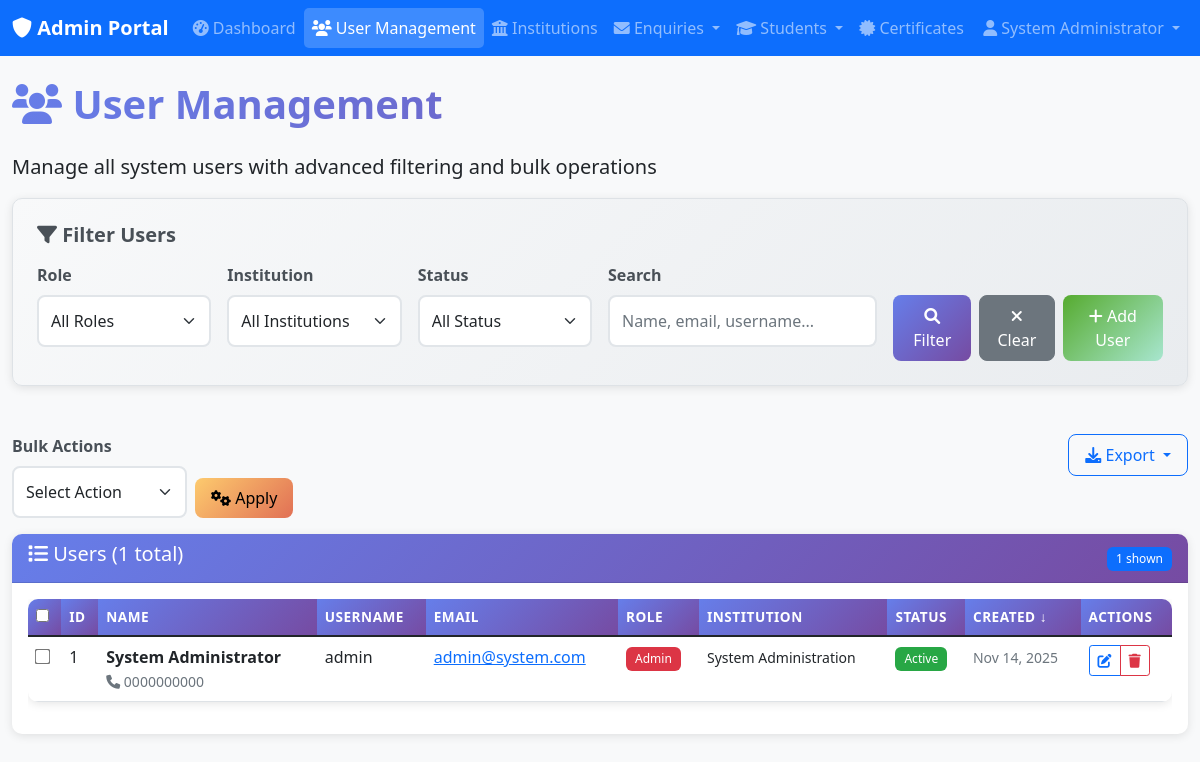
Page /public/admin/users.php (signed in) on the committed database.
### tables this page shows
CREATE TABLE users (
    id INT PRIMARY KEY AUTO_INCREMENT,
    username VARCHAR(50) UNIQUE NOT NULL,
    password_hash VARCHAR(255) NOT NULL,
    role ENUM('admin', 'faculty', 'enquirer') NOT NULL,
    institution_id INT NULL,
    full_name VARCHAR(100) NOT NULL,
    email VARCHAR(100) UNIQUE NOT NULL,
    phone VARCHAR(20),
    is_active BOOLEAN DEFAULT TRUE,
    created_at TIMESTAMP DEFAULT CURRENT_TIMESTAMP,
    updated_at TIMESTAMP DEFAULT CURRENT_TIMESTAMP ON UPDATE CURRENT_TIMESTAMP,
    last_login TIMESTAMP NULL,
    FOREIGN KEY (institution_id) REFERENCES institutions(id) ON DELETE SET NULL
);

CREATE TABLE institutions (
    id INT PRIMARY KEY AUTO_INCREMENT,
    name VARCHAR(100) NOT NULL,
    code VARCHAR(20) UNIQUE NOT NULL,
    address TEXT,
    phone VARCHAR(20),
    email VARCHAR(100),
    established_date DATE,
    is_active BOOLEAN DEFAULT TRUE,
    created_at TIMESTAMP DEFAULT CURRENT_TIMESTAMP,
    updated_at TIMESTAMP DEFAULT CURRENT_TIMESTAMP ON UPDATE CURRENT_TIMESTAMP
);

### public/admin/users.php (the view, shortened to what the rows shown need)
<?php
require_once __DIR__ . '/../../includes/auth_check_admin.php';
$sort_by = $_GET['sort_by'] ?? 'created_at';
$sort_order = $_GET['sort_order'] ?? 'DESC';
$page = max(1, (int)($_GET['page'] ?? 1));
$per_page = 25;
$filters = [];
$users = getFilteredUsers($filters, $sort_by, $sort_order, $page, $per_page);
?>
<div class="row">
    <div class="col-12">
        <h1 class="text-gradient mb-4">
            <i class="fas fa-users"></i> User Management
        </h1>
    </div>
</div>
<div class="row">
    <div class="col-12">
        <div class="card">
            <div class="card-body">
                <?php if (empty($users)): ?>
                    <div class="text-center py-4">
                        <i class="fas fa-users fa-3x text-muted mb-3"></i>
                        <h5 class="text-muted">No Users Found</h5>
                        <p class="text-muted">No users match your current filters.</p>
                    </div>
                <?php else: ?>
                    <div class="table-responsive">
                        <table class="table table-hover">
                            <thead>
                                <tr>
                                    <th>
                                        <input type="checkbox" id="selectAll" onchange="toggleSelectAll()">
                                    </th>
                                    <th>
                                        <a href="?<?php echo http_build_query(array_merge($_GET, ['sort_by' => 'id', 'sort_order' => $sort_by === 'id' && $sort_order === 'ASC' ? 'DESC' : 'ASC'])); ?>">
                                            ID <?php echo $sort_by === 'id' ? ($sort_order === 'ASC' ? '↑' : '↓') : ''; ?>
                                        </a>
                                    </th>
                                    <th>
                                        <a href="?<?php echo http_build_query(array_merge($_GET, ['sort_by' => 'full_name', 'sort_order' => $sort_by === 'full_name' && $sort_order === 'ASC' ? 'DESC' : 'ASC'])); ?>">
                                            Name <?php echo $sort_by === 'full_name' ? ($sort_order === 'ASC' ? '↑' : '↓') : ''; ?>
                                        </a>
                                    </th>
                                    <th>
                                        <a href="?<?php echo http_build_query(array_merge($_GET, ['sort_by' => 'username', 'sort_order' => $sort_by === 'username' && $sort_order === 'ASC' ? 'DESC' : 'ASC'])); ?>">
                                            Username <?php echo $sort_by === 'username' ? ($sort_order === 'ASC' ? '↑' : '↓') : ''; ?>
                                        </a>
                                    </th>
                                    <th>
                                        <a href="?<?php echo http_build_query(array_merge($_GET, ['sort_by' => 'email', 'sort_order' => $sort_by === 'email' && $sort_order === 'ASC' ? 'DESC' : 'ASC'])); ?>">
                                            Email <?php echo $sort_by === 'email' ? ($sort_order === 'ASC' ? '↑' : '↓') : ''; ?>
                                        </a>
                                    </th>
                                    <th>
                                        <a href="?<?php echo http_build_query(array_merge($_GET, ['sort_by' => 'role', 'sort_order' => $sort_by === 'role' && $sort_order === 'ASC' ? 'DESC' : 'ASC'])); ?>">
                                            Role <?php echo $sort_by === 'role' ? ($sort_order === 'ASC' ? '↑' : '↓') : ''; ?>
                                        </a>
                                    </th>
                                    <th>Institution</th>
                                    <th>Status</th>
                                    <th>
                                        <a href="?<?php echo http_build_query(array_merge($_GET, ['sort_by' => 'created_at', 'sort_order' => $sort_by === 'created_at' && $sort_order === 'ASC' ? 'DESC' : 'ASC'])); ?>">
                                            Created <?php echo $sort_by === 'created_at' ? ($sort_order === 'ASC' ? '↑' : '↓') : ''; ?>
                                        </a>
                                    </th>
                                    <th>Actions</th>
                                </tr>
                            </thead>
                            <tbody>
                                <?php foreach ($users as $user): ?>
                                    <tr>
                                        <td>
                                            <input type="checkbox" name="selected_users[]" value="<?php echo $user['id']; ?>" class="user-checkbox">
                                        </td>
                                        <td><?php echo $user['id']; ?></td>
                                        <td>
                                            <strong><?php echo htmlspecialchars($user['full_name']); ?></strong>
                                            <?php if ($user['phone']): ?>
                                                <br><small class="text-muted">
                                                    <i class="fas fa-phone"></i> <?php echo htmlspecialchars($user['phone']); ?>
                                                </small>
                                            <?php endif; ?>
                                        </td>
                                        <td><?php echo htmlspecialchars($user['username']); ?></td>
                                        <td>
                                            <a href="mailto:<?php echo htmlspecialchars($user['email']); ?>">
                                                <?php echo htmlspecialchars($user['email']); ?>
                                            </a>
                                        </td>
                                        <td>
                                            <span class="badge bg-<?php
                                                echo $user['role'] === 'admin' ? 'danger' :
                                                    ($user['role'] === 'faculty' ? 'success' : 'info');
                                            ?>">
                                                <?php echo ucfirst($user['role']); ?>
                                            </span>
                                        </td>
                                        <td>
                                            <?php if ($user['institution_name']): ?>
                                                <small><?php echo htmlspecialchars($user['institution_name']); ?></small>
                                            <?php else: ?>
                                                <span class="text-muted">-</span>
                                            <?php endif; ?>
                                        </td>
                                        <td>
                                            <span class="badge status-<?php echo $user['is_active'] ? 'active' : 'inactive'; ?>">
                                                <?php echo $user['is_active'] ? 'Active' : 'Inactive'; ?>
                                            </span>
                                        </td>
                                        <td>
                                            <small class="text-muted">
                                                <?php echo date('M j, Y', strtotime($user['created_at'])); ?>
                                            </small>
                                        </td>
                                        <td>
                                            <div class="btn-group btn-group-sm" role="group">
                                                <button type="button" class="btn btn-outline-primary"
                                                        onclick="editUser(<?php echo htmlspecialchars(json_encode($user)); ?>)"
                                                        title="Edit User">
                                                    <i class="fas fa-edit"></i>
                                                </button>
                                                <button type="button" class="btn btn-outline-danger"
                                                        onclick="deleteUser(<?php echo $user['id']; ?>, '<?php echo htmlspecialchars($user['full_name']); ?>')"
                                                        title="Delete User">
                                                    <i class="fas fa-trash"></i>
                                                </button>
                                            </div>
                                        </td>
                                    </tr>
                                <?php endforeach; ?>
                            </tbody>
                        </table>
                    </div>
                <?php endif; ?>
            </div>
        </div>
    </div>
</div>
<?php
function getFilteredUsers($filters = [], $sort_by = 'created_at', $sort_order = 'DESC', $page = 1, $per_page = 25) {
    $whereConditions = [];
    $params = [];
    $whereClause = !empty($whereConditions) ? 'WHERE ' . implode(' AND ', $whereConditions) : '';
    $allowedSorts = ['id', 'username', 'full_name', 'email', 'role', 'created_at'];
    $sort_order = strtoupper($sort_order) === 'ASC' ? 'ASC' : 'DESC';
    $offset = ($page - 1) * $per_page;
    $query = "
        SELECT u.*, i.name as institution_name
        FROM users u
        LEFT JOIN institutions i ON u.institution_id = i.id
        {$whereClause}
        ORDER BY u.{$sort_by} {$sort_order}
        LIMIT {$per_page} OFFSET {$offset}
    ";
    return fetchAll($query, $params);
}
?>

### rows in the picture
users: id "1", full_name "System Administrator", phone "0000000000", username "admin", email "admin@system.com", role "Admin", institution.name "System Administration", is_active "Active", created_at "Nov 14, 2025"

### other values in the picture
$item['title'] "Dashboard"
$item['title'] "User Management"
$item['title'] "Institutions"
$item['title'] "Enquiries"
$item['title'] "Students"
$item['title'] "Certificates"
$userName "System Administrator"
$total_users "1"
count($users) "1"
